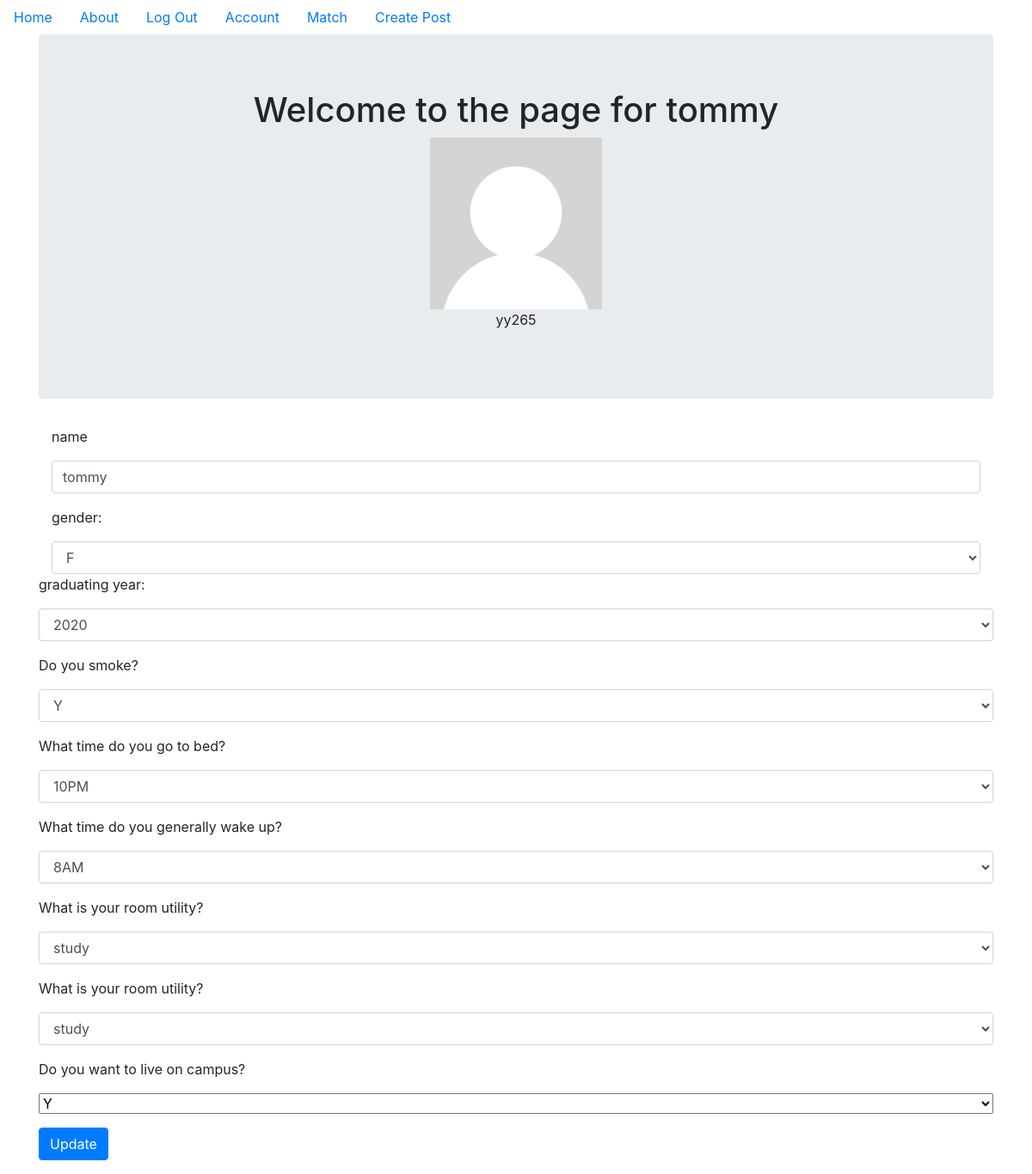
/account (signed in), run on the app's committed database.
### roommatefinder/models.py (models this page shows, shortened)
class User(db.Model,UserMixin):
    __tablename__ = 'users'
    id = db.Column(db.Integer,primary_key=True, nullable=False)
    netid = db.Column(db.String(64),unique=True,index=True, nullable=False)
    name = db.Column(db.String(64),nullable=False,index=True)
    gender = db.Column(db.String(1), nullable=False)
    year = db.Column(db.Integer, nullable=False)
    smoking = db.Column(db.String(1), nullable=False)
    sleeping = db.Column(db.Integer, nullable=False)
    waking = db.Column(db.Integer, nullable=False)
    room_utility = db.Column(db.String(10), nullable=False)
    on_campus = db.Column(db.String(10), nullable=False)
    profile_image = db.Column(db.String(64),nullable=False,default='default_profile.png')
    password_hash = db.Column(db.String(128))
    posts = db.relationship('BlogPost',backref='author',lazy=True)

### roommatefinder/users/views.py (the view)
@users.route("/account", methods=['GET', 'POST'])
@login_required
def account():
    form = UpdateUserForm()
    if form.validate_on_submit():
        if form.picture.data:
            netid = current_user.netid
            pic = add_profile_pic(form.picture.data,netid)
            current_user.profile_image = pic
        current_user.name = form.name.data
        current_user.gender = form.gender.data
        current_user.smoking = form.smoking.data
        current_user.sleeping = form.sleeping.data
        current_user.waking = form.waking.data
        current_user.room_utility = form.room_utility.data
        current_user.on_campus = form.on_campus.data
        db.session.commit()
        flash('User Account Updated')
        return redirect(url_for('users.account'))
    elif request.method == 'GET':
        form.name.data = current_user.name
        form.gender.data = current_user.gender
        form.smoking.data = current_user.smoking
        form.sleeping.data = current_user.sleeping
        form.waking.data = current_user.waking
        form.room_utility.data = current_user.room_utility
        form.on_campus.data = current_user.on_campus
    profile_image = url_for('static', filename='profile_pics/' + current_user.profile_image)
    return render_template('account.html', profile_image=profile_image, form=form)

### roommatefinder/models.py (called while the page is built)
@login_manager.user_loader
def load_user(user_id):
    return User.query.get(user_id)

### roommatefinder/templates/account.html (shortened to what this page needs)
{% extends "base.html" %}
{% block content %}
<div class="jumbotron">
  <div align='center'>
    <h1 >Welcome to the page for {{current_user.name}}</h1>
    <img align='center' src="{{ url_for('static', filename='profile_pics/' + current_user.profile_image) }}">
    <p>{{ current_user.netid }}</p>
  </div>
</div>
<div class="container">
  <form  method="POST" action="" enctype="multipart/form-data">
    <div class="form-group">
      {{ form.name.label(class="form-group") }}
      {{form.name(class='form-control')  }}
    </div
    <div class="form-group">
      {{ form.gender.label(class="form-group") }}
      {{form.gender(class='form-control')  }}
    </div>
    <div class="form-group">
      {{ form.year.label(class="form-group") }}
      {{form.year(class='form-control')  }}
    </div>
    <div class="form-group">
      {{ form.smoking.label(class="form-group") }}
      {{form.smoking(class='form-control')  }}
    </div>
    <div class="form-group">
      {{ form.sleeping.label(class="form-group") }}
      {{form.sleeping(class='form-control')  }}
    </div>
    <div class="form-group">
      {{ form.waking.label(class="form-group") }}
      {{form.waking(class='form-control')  }}
    </div>
    <div class="form-group">
      {{ form.room_utility.label(class="form-group") }}
      {{form.room_utility(class='form-control')  }}
    </div>
    <div class="form-group">
      {{ form.room_utility.label(class="form-group") }}
      {{form.room_utility(class='form-control')  }}
    </div>
    <div class="form-group">
      {{ form.on_campus.label(class="form-group") }}
      {{ form.on_campus(class="form-control-file") }}
    </div>
    <div class="form-group">
        {{ form.submit(class="btn btn-primary") }}
    </div>
</div>
{% endblock content %}

### data on the page
User: name "tommy", profile_image (placeholder picture), netid "yy265", gender "F", year "2020", smoking "Y", sleeping "10PM", waking "8AM", room_utility "study", on_campus "Y"
